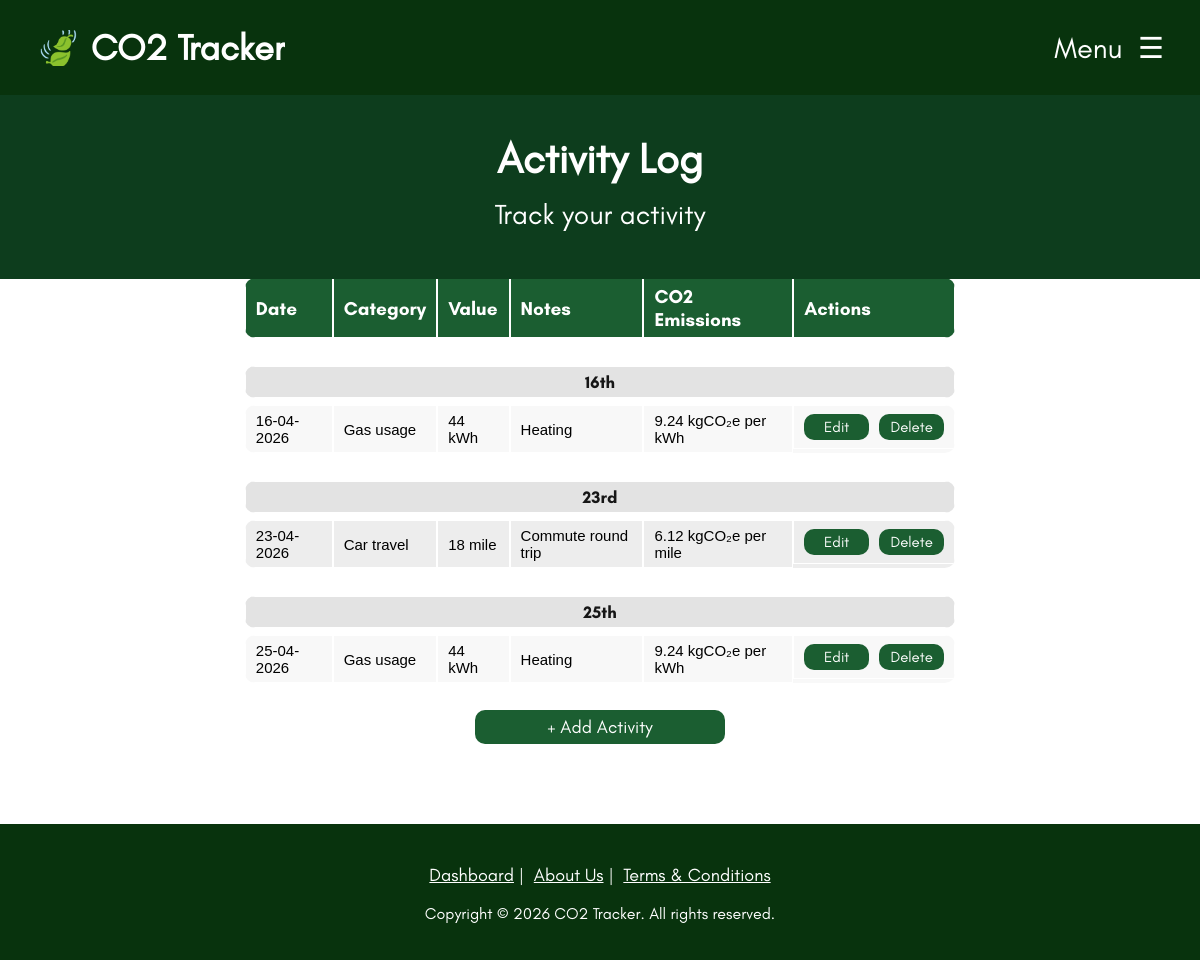
Page /activity-log.php (signed in) on the committed database.
### tables this page shows
CREATE TABLE Activity_Log
(
	Log_ID INTEGER PRIMARY KEY AUTOINCREMENT,
	User_ID INTEGER NOT NULL,
	Category_ID INTEGER NOT NULL,
	Value INTEGER NOT NULL,
	Activity_Date DATETIME NOT NULL,
	Notes TEXT,
	Calculated_Emissions REAL NOT NULL
);

CREATE TABLE Emission_Category
(
	Category_ID TEXT PRIMARY KEY,
	Name TEXT NOT NULL,
	Description TEXT NOT NULL,
	Unit TEXT NOT NULL,
	Average REAL NOT NULL,
	Emission_Factor REAL NOT NULL,
	Emission_Unit TEXT NOT NULL
);

### components/functions.php (the view, shortened to what this page needs)
<?php
function dbConnect()
{
  $db = new SQLite3(__DIR__ . "/data.db");
  $db->enableExceptions(true);
  return $db;
}
function DisplayActivityLog()
{
  $current_month_datetime = new DateTime('first day of this month 00:00:00');
  $current_m_y = $current_month_datetime->format('m-y');
  $selected_month_param = isset($_GET['date']) ? $_GET['date'] : $current_m_y;
  $selected_month_datetime = DateTime::createFromFormat('m-y', $selected_month_param);
  $selected_month_datetime->modify('first day of this month 00:00:00');
  $prev_month = (clone $selected_month_datetime)->modify('-1 month')->format('m-y');
  echo "<div class='activity-month-select-container'>";
  echo "<a href='?date=$prev_month' class='month-select-arrow'>❮</a>";
  echo "<p class='activity-month-header'>" . $selected_month_datetime->format('F Y') . "</p>";
  echo "</div>";
  DisplayThisMonthsActivities($selected_month_datetime);
}
function DisplayThisMonthsActivities($selected_month_datetime)
{
    $db = dbConnect();
    $month = $selected_month_datetime->format('m-Y');
    $stmt = $db->prepare("
            SELECT AL.*, U.Username, C.Name, C.Unit, C.Emission_Unit
            FROM Activity_Log AL
            INNER JOIN User U ON AL.User_ID = U.User_ID
            INNER JOIN Emission_Category C ON AL.Category_ID = C.Category_ID
            WHERE U.User_ID = :user_id
            AND substr(Activity_Date, 4, 7) = :selected_month
            ORDER BY AL.Activity_Date ASC
        ");
    $stmt->bindValue(':user_id', $_SESSION['user_id'], SQLITE3_INTEGER);
    $stmt->bindValue(':selected_month', $month, SQLITE3_TEXT);
    $results = $stmt->execute();
    if ($results) {
    $lastDate = "";
    echo "
            <table class='activities-table'>
            <tr>
                <th>Date</th>
                <th>Category</th>
                <th>Value</th>
                <th>Notes</th>
                <th>CO2 Emissions</th>
                <th>Actions</th>
            </tr>";
    while ($row = $results->fetchArray(SQLITE3_ASSOC)) {
        $currentDate = $row['Activity_Date'];
        $dateTime = DateTime::createFromFormat('d-m-Y', $currentDate);
        $dateFormatted = $dateTime->format('jS');
        if ($currentDate !== $lastDate) {
        echo "
                    <tr></tr>
                    <tr></tr>
                    <tr></tr>
                    <tr class='date-break'>
                        <td colspan='6'><p>" . $dateFormatted . "</p></td>
                    </tr>";
        $lastDate = $currentDate;
        }
        $logId = $row['Log_ID'];
        $escapedNotes = htmlspecialchars($row['Notes'], ENT_QUOTES);
        $escapedValue = htmlspecialchars($row['Value'], ENT_QUOTES);
        $dateForEditInput = $dateTime->format('Y-m-d');
        echo "
                <tr id='row-{$logId}'>
                    <td>{$row['Activity_Date']}</td>
                    <td>{$row['Name']}</td>
                    <td>{$row['Value']} {$row['Unit']}</td>
                    <td>{$row['Notes']}</td>
                    <td>{$row['Calculated_Emissions']} {$row['Emission_Unit']}</td>
                    <td class='action-buttons'>
                        <button onclick='openEditModal({$logId}, \"{$dateForEditInput}\", \"{$escapedValue}\", \"{$escapedNotes}\")' class='edit-delete-button'>Edit</button>
                        <button onclick='confirmDelete({$logId})' class='edit-delete-button'>Delete</button>
                    </td>
                </tr>";
    }
    echo "</table>";
    echo "<div class='add-activity-btn-container'><button onclick='openAddModal()' class='add-activity-btn'>+ Add Activity</button></div>";
    }
    else {
        echo "No activities found or query failed.";
    }
}
?>

### activity-log.php (shortened to what this page needs)
<!DOCTYPE html>
<html lang="en">
  <?php
  include("components/head.php");
  ?>
    <div class="welcome-container">
        <h1>Activity Log</h1>
        <p>Track your activity</p>
    </div>
    <div class="activity-log-container">
        <?php DisplayActivityLog(); ?>
    </div>
    <?php
      include("components/footer.php");
    ?>

### components/head.php (shortened to what this page needs)
<head>
    <link rel="stylesheet" href="css/style.css" />
    <link rel="stylesheet" href="css/navbar.css" />
    <link rel="stylesheet" href="css/termsconditions.css" />
    <link rel="stylesheet" href="css/loginoverlay.css" />
    <?php
      require_once("components/functions.php");
    ?>
</head>
<body>
    <?php
      include("components/navbar.php");
    ?>

### components/navbar.php (shortened to what this page needs)
<header>
    <nav class="navbar">
        <ul class="navbar-items">
            <li class="navbar-logo">
                <a href="index.php">🍃 CO2 Tracker</a>
            </li>
            <li class="menu-button">
                <span onclick="openSideBar()">Menu &nbsp☰</span>
            </li>
        </ul>
    </nav>
</header>
<div id="sidebar-container" class="sidebar-container">
    <ul class="sidebar-items">
        <li style="font-size: 70px; text-align: center; justify-content: center; margin-bottom: -20px; margin-top: -30px; padding-left: 0px;"><a class="sidebar-logo" href="index.php">🍃</a><li>
    </ul>
</div>

### components/footer.php (shortened to what this page needs)
</body>
<footer>
    <p style="font-size: 18px; text-align: center; font-family: Glacial Indifference;">
        <br>
        <a href="index.php" style="color: white; text-decoration: underline; cursor: pointer;">Dashboard</a>&nbsp|&nbsp
        <a href="about-us.php" style="color: white; text-decoration: underline; cursor: pointer;">About Us</a>&nbsp|&nbsp
        <a href="?show-terms=1" style="color: white; text-decoration: underline; cursor: pointer;">Terms & Conditions</a>
        <br>
    </p>
    <p style="font-size: 16px; text-align: center; font-family: Glacial Indifference;">
        Copyright © 2026 CO2 Tracker. All rights reserved.
    </p>
    <br>
</footer>
</html>

### css/style.css (style rules this page uses)
:root { --lighter-theme-colour: #1b5e31; --main-theme-colour: #0d3d1d; --darker-theme-colour: #08330d; --error-colour: #ff1313; }
.welcome-container { margin-top: 85px; z-index: 1; display: flex; flex-direction: column; box-sizing: border-box; text-align: center; align-items: center; position: absolute; left: 0; right: 0; width: 100%; padding: 20px 0; background-color: var(--main-theme-colour); color: white; font-family: Glacial Indifference; }
.welcome-container h1 { font-size: 42px; margin-bottom: -15px; }
.welcome-container p { font-size: 28px !important; }
header { height: 95px; }
body { margin-block: 0; min-height: 100vh; display: flex; flex-direction: column; font-size: 18px; font-family: Arial, Helvetica, sans-serif; }
footer { background-color: var(--darker-theme-colour); color: #fff; margin-top: auto; margin-inline: -8px; }
.activity-log-container { width: 60%; margin: auto; margin-top: 60px; }
.activity-month-select-container { display: flex; justify-content: space-between; align-items: center; margin-bottom: 20px; }
.activity-month-header { font-family: Glacial Indifference; font-size: 30px; text-align: center; }
.month-select-arrow { font-size: 30px; color: var(--main-theme-colour); cursor: pointer; text-decoration: none; }
.activities-table { font-family: arial, sans-serif; font-size: 15px; width: 100%; border-collapse: separate; border-spacing: 0px 7px; border-radius: 10px; margin-bottom: 50px; }
table td, th { border: 1px solid white; text-align: left; padding: 6px 10px; height: 2em; }
th { font-family: 'Glacial Indifference Bold'; background-color: var(--lighter-theme-colour); color: white; font-size: 19px; }
.date-break td { height: 0.5rem !important; padding: 0px !important; background-color: #e3e3e3 !important; text-align: center !important; }
.date-break td p { margin: 5px !important; font-size: 17px; font-family: 'Glacial Indifference Bold'; opacity: 0.9; }
table tr:nth-child(even) { background-color: #f8f8f8; }
table tr { clip-path: xywh(0 0 100% 100% round 0.7em); background-color: #ededed; }
.edit-delete-button { border-radius: 10px; padding: 4px 10px; color: white; width: 65px; font-family: 'Glacial Indifference'; font-size: 15px; background-color: var(--lighter-theme-colour); border: none; cursor: pointer; }
.action-buttons { display: flex; justify-content: center; align-items: center; gap: 10px; }
.add-activity-btn { border-radius: 10px; padding: 6px 10px; color: white; font-size: 18px; font-family: 'Glacial Indifference'; background-color: var(--lighter-theme-colour); border: none; cursor: pointer; margin: 0 auto; width: 250px; }
.add-activity-btn-container { text-align: center; margin-top: -30px; margin-bottom: 80px; }

### css/navbar.css (style rules this page uses)
.navbar { color: #1e1919; background-color: #08330d; height: 95px; align-content: center; position: fixed; left: 0; right: 0; top: 0; bottom: 0; z-index: 2000; }
.navbar-items { text-decoration: none; font-family: Glacial Indifference; list-style: none; padding: 0 3%; display: flex; justify-content: space-between; align-items: center; background: none; height: 100%; margin: 0px; }
nav ul li a { text-decoration: none; margin-right: 24px; color: white; font-size: 29px; position: relative; }
.navbar-logo a { margin: 0; display: block; text-decoration: none; font-weight: bold; line-height: 100%; white-space: nowrap; overflow: hidden; color: #FFFFFF; font-size: 36px !important; background-color: transparent; transition: font-size 0.05s ease-in-out; }
.menu-button { font-size: 29px; transition: font-size 0.1s ease-in-out; color: white; }
.sidebar-container { position: fixed; top: 0; right: 0; width: 0px; height: 100%; background-color: #08330d; padding-top: 60px; z-index: 2001; overflow-x: hidden; transition: 0.5s; }
.sidebar-items { list-style-type: none; padding-left: 0; }
.sidebar-items li { background-color: #08330d; font-family: Glacial Indifference; height: 70px; display: flex; align-items: center; width: 100%; left: 0; padding-left: 30px; }
.sidebar-logo { text-decoration: none; transition: font-size 0.1s ease-in-out; }

### rows in the picture
activity_log: Activity_Date "16th", Activity_Date "16-04-2026", Category_ID.Name "Gas usage", Value "44", Category_ID.Unit "kWh", Notes "Heating", Calculated_Emissions "9.24", Category_ID.Emission_Unit "kgCO₂e per kWh"
activity_log: Activity_Date "23rd", Activity_Date "23-04-2026", Category_ID.Name "Car travel", Value "18", Category_ID.Unit "mile", Notes "Commute round trip", Calculated_Emissions "6.12", Category_ID.Emission_Unit "kgCO₂e per mile"
activity_log: Activity_Date "25th", Activity_Date "25-04-2026", Category_ID.Name "Gas usage", Value "44", Category_ID.Unit "kWh", Notes "Heating", Calculated_Emissions "9.24", Category_ID.Emission_Unit "kgCO₂e per kWh"
